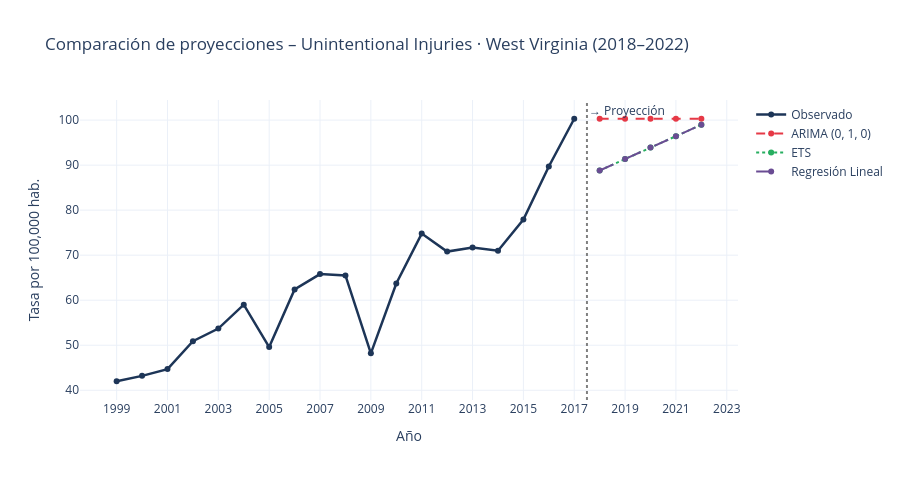

Source (notebook cell):
### Markdown cell above
## 14.4. Gráfico comparativo de proyecciones

### Code cell
anios_fut = list(range(2018,2023))
fc_arima = mejor_modelo.get_forecast(5).predicted_mean
fc_ets_vals = ets.forecast(5)
X_fut = np.arange(len(serie)+1, len(serie)+6).reshape(-1,1)
fc_lm = lm.predict(X_fut)

fig = go.Figure()
fig.add_trace(go.Scatter(x=list(serie.index), y=serie.values, mode='lines+markers',
                          name='Observado', line=dict(color='#1D3557', width=2.5)))
fig.add_trace(go.Scatter(x=anios_fut, y=fc_arima.values, mode='lines+markers',
                          name=f'ARIMA {mejor_orden}', line=dict(color='#E63946', width=2, dash='dash')))
fig.add_trace(go.Scatter(x=anios_fut, y=fc_ets_vals.values, mode='lines+markers',
                          name='ETS', line=dict(color='#27ae60', width=2, dash='dot')))
fig.add_trace(go.Scatter(x=anios_fut, y=fc_lm, mode='lines+markers',
                          name='Regresión Lineal', line=dict(color='#6A4C93', width=2, dash='longdash')))
fig.add_vline(x=2017.5, line_dash='dot', line_color='gray',
              annotation_text='→ Proyección', annotation_position='top right')
fig.update_layout(title='Comparación de proyecciones – Unintentional Injuries · West Virginia (2018–2022)',
                   xaxis_title='Año', yaxis_title='Tasa por 100,000 hab.',
                   height=480, template='plotly_white',
                   xaxis=dict(tickmode='linear', tick0=1999, dtick=2))
fig.show()

### Figure 1 — Plotly figure (JSON) as saved in the notebook; plotly's stock layout.template omitted (floating-point values rounded to 4 significant figures)
{"data": [{"line": {"color": "#1D3557", "width": 2.5}, "mode": "lines+markers", "name": "Observado", "type": "scatter", "x": [1999, 2000, 2001, 2002, 2003, 2004, 2005, 2006, 2007, 2008, 2009, 2010, 2011, 2012, 2013, 2014, 2015, 2016, 2017], "y": [42.0, 43.2, 44.7, 50.9, 53.7, 59.0, 49.6, 62.4, 65.8, 65.5, 48.2, 63.7, 74.8, 70.8, 71.7, 71.0, 77.9, 89.7, 100.3]}, {"line": {"color": "#E63946", "dash": "dash", "width": 2}, "mode": "lines+markers", "name": "ARIMA (0, 1, 0)", "type": "scatter", "x": [2018, 2019, 2020, 2021, 2022], "y": [100.3, 100.3, 100.3, 100.3, 100.3]}, {"line": {"color": "#27ae60", "dash": "dot", "width": 2}, "mode": "lines+markers", "name": "ETS", "type": "scatter", "x": [2018, 2019, 2020, 2021, 2022], "y": [88.81, 91.35, 93.89, 96.43, 98.97]}, {"line": {"color": "#6A4C93", "dash": "longdash", "width": 2}, "mode": "lines+markers", "name": "Regresión Lineal", "type": "scatter", "x": [2018, 2019, 2020, 2021, 2022], "y": [88.81, 91.35, 93.89, 96.43, 98.97]}], "layout": {"annotations": [{"showarrow": false, "text": "→ Proyección", "x": 2018.0, "xanchor": "left", "xref": "x", "y": 1, "yanchor": "top", "yref": "y domain"}], "height": 480, "shapes": [{"line": {"color": "gray", "dash": "dot"}, "type": "line", "x0": 2018.0, "x1": 2018.0, "xref": "x", "y0": 0, "y1": 1, "yref": "y domain"}], "title": {"text": "Comparación de proyecciones – Unintentional Injuries · West Virginia (2018–2022)"}, "xaxis": {"dtick": 2, "tick0": 1999, "tickmode": "linear", "title": {"text": "Año"}}, "yaxis": {"title": {"text": "Tasa por 100,000 hab."}}}}
